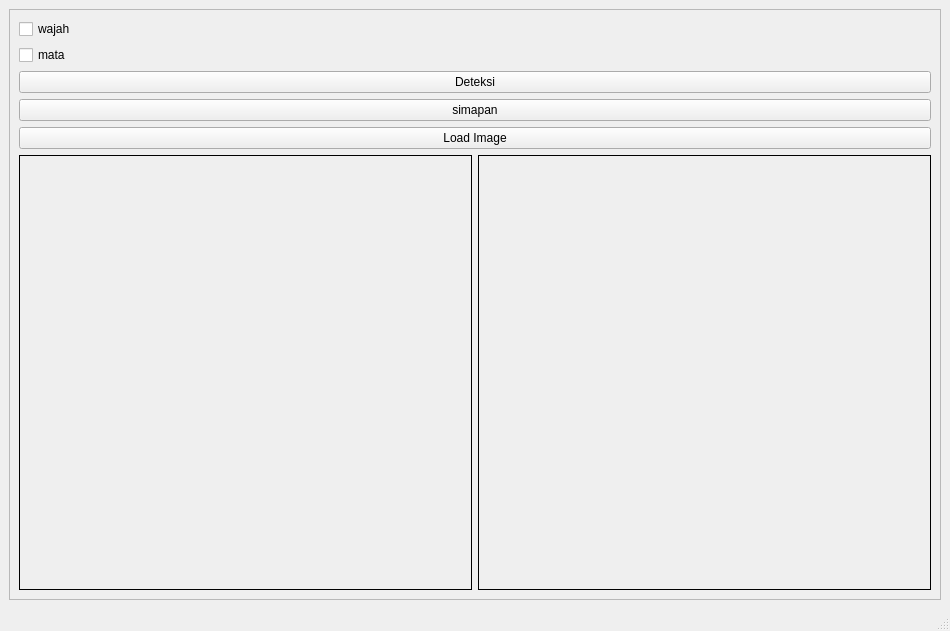
<?xml version="1.0" encoding="UTF-8"?>
<ui version="4.0">
 <class>MainWindow</class>
 <widget class="QMainWindow" name="MainWindow">
  <property name="geometry">
   <rect>
    <x>0</x>
    <y>0</y>
    <width>950</width>
    <height>631</height>
   </rect>
  </property>
  <property name="windowTitle">
   <string>MainWindow</string>
  </property>
  <widget class="QWidget" name="centralwidget">
   <layout class="QVBoxLayout" name="verticalLayout">
    <item>
     <layout class="QGridLayout" name="gridLayout">
      <item row="0" column="0">
       <widget class="QFrame" name="frame">
        <property name="frameShape">
         <enum>QFrame::StyledPanel</enum>
        </property>
        <property name="frameShadow">
         <enum>QFrame::Raised</enum>
        </property>
        <layout class="QGridLayout" name="gridLayout_2">
         <item row="1" column="0">
          <widget class="QCheckBox" name="checkBox_2">
           <property name="text">
            <string>mata</string>
           </property>
          </widget>
         </item>
         <item row="5" column="0">
          <layout class="QHBoxLayout" name="horizontalLayout">
           <item>
            <widget class="QLabel" name="imgLabel">
             <property name="frameShape">
              <enum>QFrame::Box</enum>
             </property>
             <property name="text">
              <string/>
             </property>
            </widget>
           </item>
           <item>
            <widget class="QLabel" name="detectLabel">
             <property name="frameShape">
              <enum>QFrame::Box</enum>
             </property>
             <property name="text">
              <string/>
             </property>
            </widget>
           </item>
          </layout>
         </item>
         <item row="3" column="0">
          <widget class="QPushButton" name="pushButton_2">
           <property name="text">
            <string>simapan</string>
           </property>
          </widget>
         </item>
         <item row="4" column="0">
          <widget class="QPushButton" name="loadButton">
           <property name="text">
            <string>Load Image</string>
           </property>
          </widget>
         </item>
         <item row="2" column="0">
          <widget class="QPushButton" name="detectButton">
           <property name="text">
            <string>Deteksi</string>
           </property>
          </widget>
         </item>
         <item row="0" column="0">
          <widget class="QCheckBox" name="chkFace">
           <property name="text">
            <string>wajah</string>
           </property>
          </widget>
         </item>
        </layout>
       </widget>
      </item>
     </layout>
    </item>
   </layout>
  </widget>
  <widget class="QMenuBar" name="menubar">
   <property name="geometry">
    <rect>
     <x>0</x>
     <y>0</y>
     <width>950</width>
     <height>25</height>
    </rect>
   </property>
  </widget>
  <widget class="QStatusBar" name="statusbar"/>
 </widget>
 <resources/>
 <connections/>
</ui>
